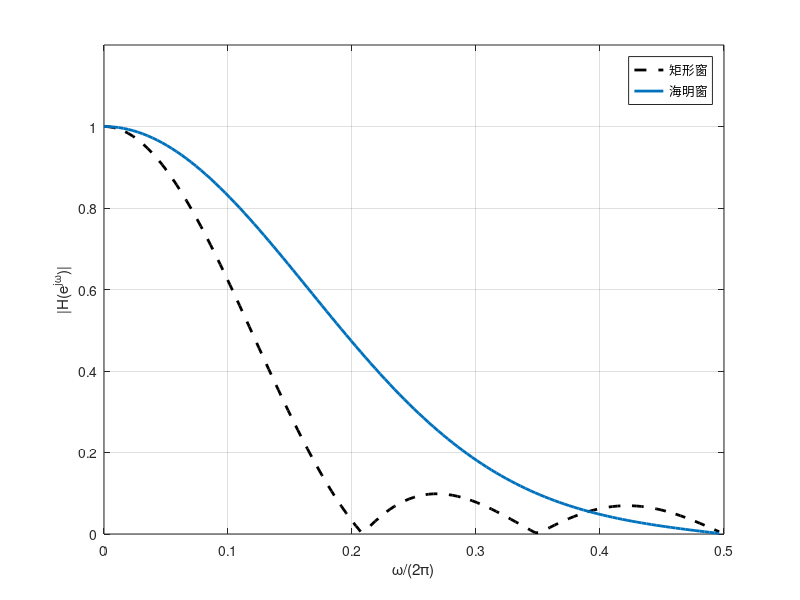

Write MATLAB code to recreate this figure.
clc;clear all;close all;
N=input('滤波器阶次 N=? ');
wc=0.25;
h1=fir1(N,wc,boxcar(N+1));
h2=fir1(N,wc,hamming(N+1));
M=128;
H1=freqz(h1,1,M);
H2=freqz(h2,1,M);
f=0:0.5/M:0.5-0.5/M;
plot(f,abs(H1),'--k','LineWidth',2);hold on;
plot(f,abs(H2),'-','LineWidth',2);hold off;
legend('矩形窗','海明窗');grid on;
xlabel('\omega/(2\pi)');ylabel('|H(e^{j\omega})|');
axis([0,0.5,0,1.2]);
